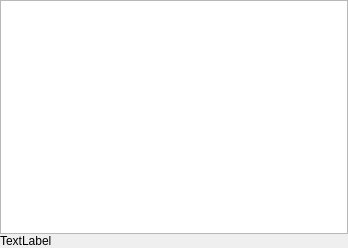
<?xml version="1.0" encoding="UTF-8"?>
<ui version="4.0">
 <class>pBufferWidget</class>
 <widget class="QWidget" name="pBufferWidget">
  <property name="geometry">
   <rect>
    <x>0</x>
    <y>0</y>
    <width>348</width>
    <height>248</height>
   </rect>
  </property>
  <property name="windowTitle">
   <string>Form</string>
  </property>
  <layout class="QGridLayout" name="gridLayout">
   <property name="leftMargin">
    <number>0</number>
   </property>
   <property name="topMargin">
    <number>0</number>
   </property>
   <property name="rightMargin">
    <number>0</number>
   </property>
   <property name="bottomMargin">
    <number>0</number>
   </property>
   <property name="spacing">
    <number>0</number>
   </property>
   <item row="2" column="0">
    <widget class="QLabel" name="buffLabelInfos">
     <property name="text">
      <string>TextLabel</string>
     </property>
     <property name="margin">
      <number>0</number>
     </property>
    </widget>
   </item>
   <item row="0" column="0">
    <widget class="QTextEdit" name="buffTEntry"/>
   </item>
  </layout>
 </widget>
 <resources/>
 <connections/>
</ui>
